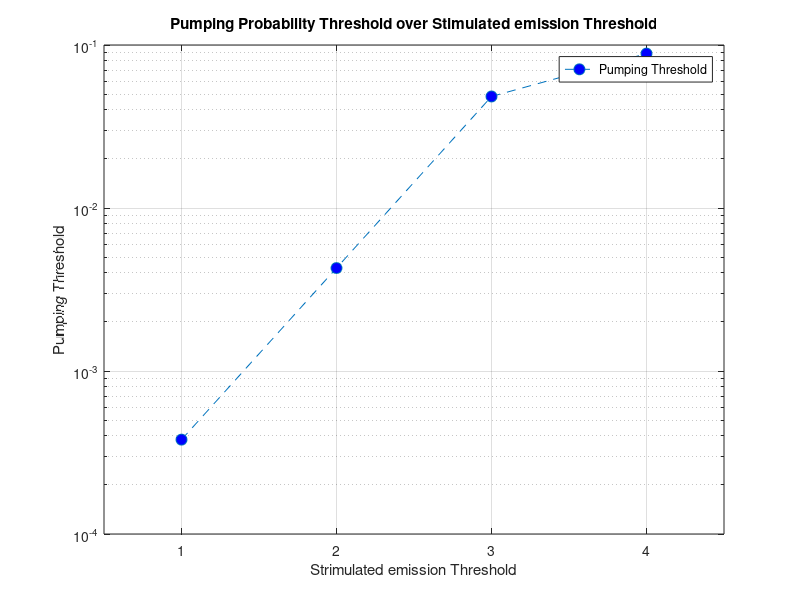
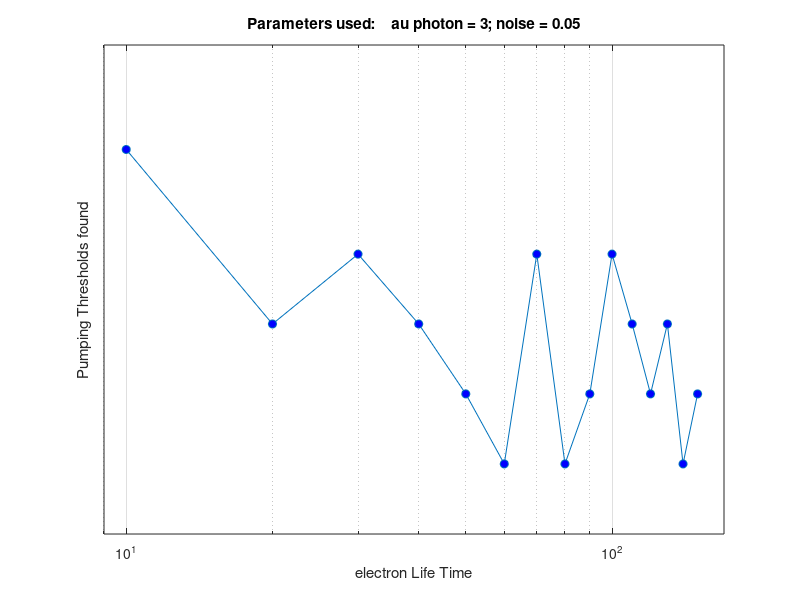
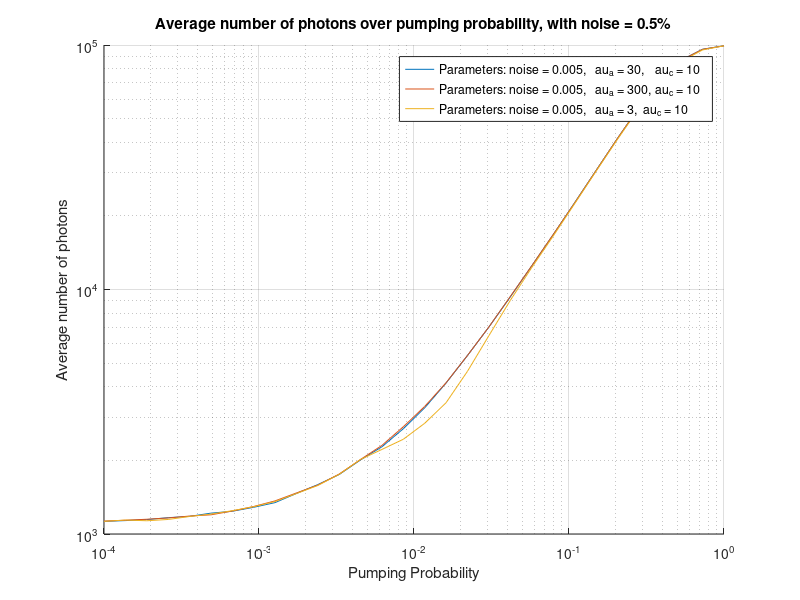
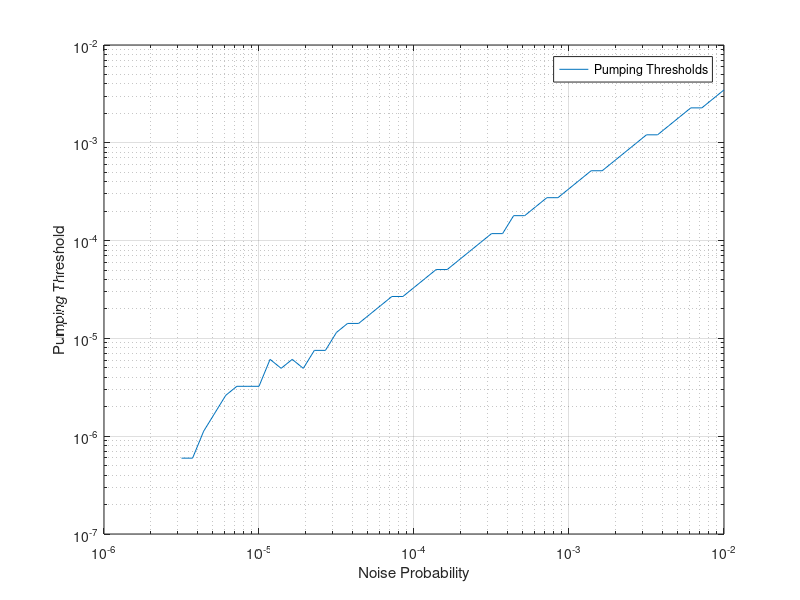

Here is the MATLAB script that generated these plots, in order:
clear;
close all;

%% photon lifetime varies with fixed electron life time
clear;
close all;
figure("Name", "Dependence of the threshold on the lifetime of a photon");
tau_photon = [2, 3, 4, 5, 6, 7, 8, 9, 10, 11, 12, 13, 14, 15];
lambdas = [0.0255, 0.0193, 0.01753, 0.01576, 0.01576, 0.01487, 0.01487, 0.01487,...
    0.01399, 0.01399 , 0.01399, 0.01399, 0.01399, 0.0135];
hold on;
x = linspace(1, 17, 1000);
y = 1./(2.3792 * x * 20) + 0.0122;
%y = 1./(0.8 * x * 20);
semilogy(tau_photon, lambdas, "-o", "MarkerFaceColor", "b");
semilogy(x, y, "--k");
title("Parameters used: \tau electron = 20; noise = 0.05");
legend("Simulation data", "Expected Model Curve");
grid on;
xlabel("Photon Life Time [ps]");
ylabel("Pumping Thresholds");
xlim([1, 16]);
ylim([0.012, 0.027]);
hold off;

%% electron life time varies with fixed photon life time
figure("Name", "Dependence of the threshold on the lifetime of an electron");
tau_electron = [10, 20, 30, 40, 50, 60, 70, 80, 90, 100, 110, 120, 130, 140, 150];
lambdas = [0.01879, 0.01874, 0.01876, 0.01874, 0.01872, 0.01870, 0.01876, 0.01870,...
    0.01872, 0.01876, 0.01874, 0.01872, 0.01874, 0.01870, 0.01872];
loglog(tau_electron, lambdas, "-o", "MarkerFaceColor", "b");
title("Parameters used: \tau photon = 3; noise = 0.05");
grid on;
xlabel("electron Life Time");
ylabel("Pumping Thresholds found");
xlim([9, 170]);
ylim([0.01868, 0.01882]);

%% photons over pumping
clear;
figure("Name", "Average number of photons over pumping probability");

avgPhotonsX1 = [1126.2166666666667, 1134.56, 1145.3766666666668, 1166.15, 1180.5766666666666, 1216.9333333333334, 1238.8133333333333, 1285.9333333333334, ...
1343.9166666666667, 1464.66, 1592.2933333333333, 1750.65, 2008.8066666666666, 2273.79, 2695.09, ...
3280.653333333333, 4144.663333333333, 5367.776666666667, 7016.13, 9315.393333333333, 12458.876666666667, 16700.046666666665, ...
22547.396666666667, 30537.82, 41285.86, 55178.986666666664, 71518.17666666667, 86699.72666666667, 96082.90666666666, ...
99280.99];

avgPhotonsX10 = [1129.1066666666666, 1138.4266666666667, 1148.9966666666667, 1163.1966666666667, 1184.1566666666668, 1197.9933333333333, 1241.3033333333333, 1295.57, ...
1365.96, 1471.7333333333333, 1585.2733333333333, 1758.18, 2017.0866666666666, 2303.5533333333333, 2744.97, ...
3323.1633333333334, 4154.956666666667, 5372.63, 7022.006666666667, 9349.036666666667, 12470.473333333333, 16721.36, ...
22500.98, 30483.346666666668, 41268.863333333335, 55179.89333333333, 71515.87, 86696.93666666666, 96036.72333333333, ...
99224.29];

avgPhotonsDiv10 = [1126.56, 1140.43, 1132.8766666666668, 1146.7733333333333, 1179.2233333333334, 1206.1366666666668, 1245.5966666666666, 1293.41, ...
1357.3166666666666, 1463.1866666666667, 1579.0233333333333, 1754.03, 2018.22, 2217.7266666666665, 2440.4766666666665, ...
2836.81, 3443.38, 4627.406666666667, 6469.706666666667, 9015.033333333333, 12266.283333333333, 16491.4, ...
22339.646666666667, 30300.083333333332, 40927.276666666665, 54730.14, 70686.43, 85644.46333333333, 95477.65666666666, ...
99245.07666666666];

pumping = logspace(-4, 0, 30);
hold on;
loglog(pumping, avgPhotonsX1);
loglog(pumping, avgPhotonsX10);
loglog(pumping, avgPhotonsDiv10);
title("Average number of photons over pumping probability, with noise = 0.5%");
legend("Parameters: noise = 0.005, \tau_a = 30, \tau_c = 10", ...
    "Parameters: noise = 0.005, \tau_a = 300, \tau_c = 10", ...
    "Parameters: noise = 0.005, \tau_a = 3, \tau_c = 10");
xlabel("Pumping Probability");
ylabel("Average number of photons");
hold off;
grid on;

%% test
clear;
close all;

figure(1);
stimemTh = [1, 2, 3, 4];
thresholds = [3.7926901907322575e-4, 0.0042813323987194, 0.048329302385717574, 0.08858667904100832];
semilogy(stimemTh, thresholds, '--o', "MarkerFaceColor", "b", "MarkerSize", 8);
title("Pumping Probability Threshold over Stimulated emission Threshold");
grid on;
legend('Pumping Threshold');
xlabel('Strimulated emission Threshold');
ylabel('Pumping Threshold');
xlim([0.5, 4.5]);
ylim([1e-4, 0.1]);

%% plotting noise thresholds with the noise probability
clear;
noiseThresholds = [5.963623316594661e-7, 5.963623316594661e-7, 1.1246578221198265e-6, 1.7166979066078743e-6, 2.6203985288583757e-6, 3.2374575428176797e-6, 3.2374575428176797e-6, 3.2374575428176797e-6, 6.105402296585414e-6, 4.941713361323899e-6, 6.105402296585414e-6, 4.941713361323899e-6, 7.543120063354731e-6, 7.543120063354731e-6, 1.151395399326467e-5, 1.4225293134853952e-5, 1.4225293134853952e-5, 1.7575106248548253e-5, 2.1713743029375617e-5, 2.6826957952797823e-5, 2.6826957952797823e-5, 3.3144247494664994e-5, 4.0949150623805194e-5, 5.059197488435946e-5, 5.059197488435946e-5, 6.25055192527413e-5, 7.722449945836459e-5, 9.540954763500197e-5, 1.1787686347936191e-4, 1.1787686347936191e-4, 1.7992936232916012e-4, 1.7992936232916012e-4, 2.2229964825262548e-4, 2.746474114816126e-4, 2.746474114816126e-4, 3.39322177189542e-4, 4.19226743523703e-4, 5.179474679231351e-4, 5.179474679231351e-4, 6.399152336349437e-4, 7.906043210907912e-4, 9.767781100895152e-4, 0.001206792640639361, 0.001206792640639361, 0.0014909716571841042, 0.0018420699693267653, 0.002275845926074849, 0.002275845926074849, 0.0028117686979743056, 0.003473892112083208 ];
noiseProbabilitySpace = logspace(-5.5, -2, 50);
pumpingSpace = logspace(-6.5, -2, 50);
figure("Name", "Noise Over Pumping Thresholds");
loglog(noiseProbabilitySpace, noiseThresholds);
grid on;
legend('Pumping Thresholds');
xlabel("Noise Probability");
ylabel("Pumping Threshold");
